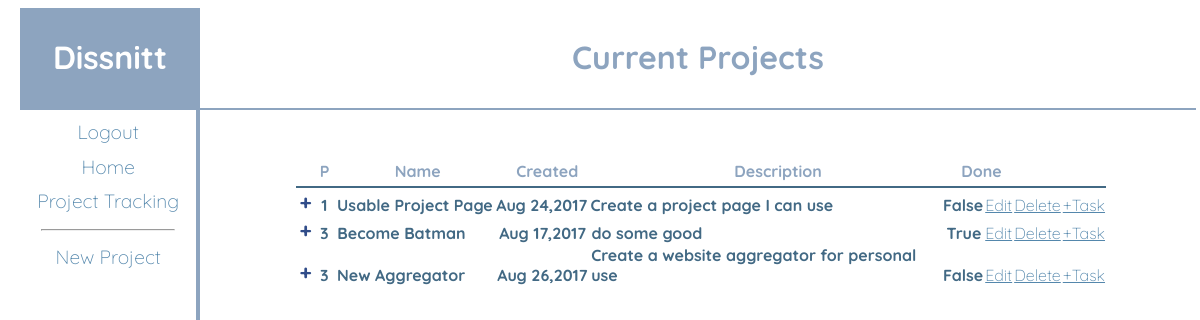
The page /todo/ (signed in) on the database its author committed.
### todo/models.py (models this page shows, shortened)
class Project(models.Model):
    project_name = models.CharField(max_length=30)
    created_date = models.DateTimeField('created_date')
    completed = models.BooleanField()
    description = models.TextField()
    priority = models.IntegerField()
    owner = models.ForeignKey(User, on_delete=models.CASCADE)

### todo/views.py (the view)
class IndexView(LoginRequiredMixin, generic.ListView):
    template_name = 'todo/index.html'
    context_object_name = 'latest_project_list'
    def get_queryset(self):
        return Project.objects.order_by('priority')

### todo/templatetags/app_filters.py (called while the page is built)
@register.filter(name='sort_by_done')
def sort_by_done(objects):
    return objects.order_by('completed', 'priority')

### todo/templates/todo/index.html (shortened to what this page needs)
{% extends 'base.html' %}
{% load staticfiles %}
{% load app_filters %}
{% block head %}
<link rel="stylesheet" href="{% static 'todo/css/todo.css' %}">
{% endblock %}
{% block page_header %}<h1>Current Projects</h1>{% endblock %}
{% block sidepage %}
<hr>
<a href="{% url 'todo:new_project' %}">New Project</a><br>
{% endblock %}
{% block content %}
    <div class="todo_info">
        <table>
            <tr class="todo_table_header">
                <th class="btd"></th>
                <th class="ptd">P</th>
                <th class="ntd">Name</th>
                <th class="ctd">Created</th>
                <th class="dtd">Description</th>
                <th class="cotd">Done</th>
                <th></th>
                <th></th>
            </tr>
        </table>
         {% for project in latest_project_list %}
        <table class="projects">
            <tr>
                <td class="btd"><a href="#" onclick="toggleItemView('pr_{{project.id}}', 'pl_{{project.id}}', 'table')" id="pl_{{project.id}}">+</a></td>
                <td class="ptd" >{{ project.priority }}</td>
                <td class="ntd">{{ project.project_name }}</td>
                <td class="ctd">{{ project.created_date | date:"M d,Y"}}</td>
                <td class="dtd">{{ project.description }}</td>
                <td class="cotd">{{ project.completed }}</td>
                <td><a href="{% url 'todo:edit_project' project.id %}">Edit</a></td>
                <td><a href="{% url 'todo:delete_project' project.id %}">Delete</a></td>
                <td><a href="{% url 'todo:new_task' pk=project.pk %}">+Task</a></td>
            </tr>
        </table>
        {% endfor %}
    </div>
{% endblock %}

### mylogin/templates/base.html (shortened to what this page needs)
{% load staticfiles %}
<html>
<head>
    <link rel="stylesheet" href="{% static 'mylogin/css/base.css' %}">
</head>
<head>
    {% block head %}
    {% endblock %}
</head>
<body>
    <div class="ppage">
        <div class="header">
            <div class="hcorner">
                <h1>Dissnitt</h1>
            </div>
            <div class="page_header">
                {% block page_header %}{% endblock %}
            </div>
        </div>
        <div class="side">
            <div class="side_navigation">
                <a href="{% url 'mylogin:logout' %}">Logout</a>
                <br>
                <a href="{% url 'mylogin:home' %}">Home</a>
                <br>
                <a href="{% url 'todo:index' %}">Project Tracking</a>
                <br>
                {% block sidepage %}
                {% endblock %}
            </div>
        </div>
        <div class="main">
            {% block content %}
            {% endblock %}
        </div>
    </div>
</body>
</html>

### mylogin/static/mylogin/css/base.css (style rules this page uses)
body { padding: 0; width: 100%; }
div.ppage { font-family: 'Quicksand', sans-serif; width: 100% height: 100%; margin: auto; padding-left: 1%; padding-right: 1%; }
div.side { width: 15%; height: 100%; clear: both; float:left; border-right: 4px solid #8da4bf; }
div.side_navigation { margin-top: 3%; text-align: center; line-height: 1.8em; font-size: 1.2em; }
div.side_navigation a { text-decoration: none; }
div.side_navigation hr { width: 75%; background-color: #8da4bf; }
div.header { width: 100%; height: 100px; border-bottom: 2px solid #8da4bf; }
div.hcorner { width: 15.3%; height: 100%; background-color: #8da4bf; float: left; text-align: center; color: white; }
div.hcorner h1 { padding-top: 8px; }
div.page_header { text-align: center; color: #8da4bf; padding-top: 8px; }
div.main { margin-left: 15%; width: 85%; height: 100%; }

### todo/static/todo/css/todo.css (style rules this page uses)
div.todo_info { margin-top: 5%; margin-left: 10%; }
div.todo_info table { width: 90%; text-align: center; border-collapse: collapse; color: #8da4bf; font-size: 1.0em; }
tr.todo_table_header th { border-bottom: 2px solid #426984; padding-bottom: 5px; }
table.projects td { vertical-align: bottom; }
td.btd { width: 2%; text-align: right; vertical-align: top; }
td.btd a { text-decoration: none; font-size: 1.3em; font-weight: bold; color: #304c89; margin-bottom: 10px; }
th.btd { width: 2%; }
td.ptd { width: 3%; }
th.ptd { width: 3%; }
td.ntd { width: 20%; text-align: left; }
th.ntd { width: 20%; }
td.ctd { width: 12%; }
th.ctd { width: 12%; }
td.dtd { width: 45%; text-align: left; }
th.dtd { width: 45%; }
td.cotd { width: 5%; }
th.cotd { width: 5%; }
div.project_detail table a, td { text-decoration: none; color: #426984; font-weight: bold; vertical-align: top; }
tr.subt_rows td, a { font-weight: 200; color: #5487AC; }

### rows shown on the page
Project: priority "1", project_name "Usable Project Page", created_date "Aug 24,2017", description "Create a project page I can use", completed "False"
Project: priority "3", project_name "Become Batman", created_date "Aug 17,2017", description "do some good", completed "True"
Project: priority "3", project_name "New Aggregator", created_date "Aug 26,2017", description "Create a website aggregator for personal use", completed "False"
